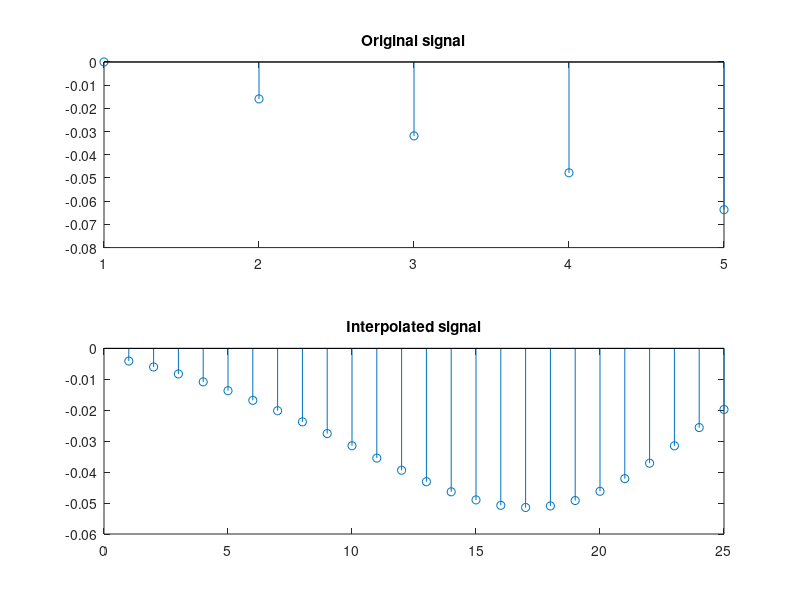

This chart was generated by the following MATLAB code:
clc;
clear all;
close all;
F=input('Enter the frequency of the signal: ');
P=input('Enter the interpulator factor: ');
N=input('Enter the length of the signal: ');
t=0:1:N-1;
%X = sin(2*pi*F*t);
X = sin(2*3.14*F*t);
i=interp(X,P);
subplot(2,1,1);
stem(X);
title("Original signal");
subplot(2,1,2);
stem(i);
title("Interpolated signal");
